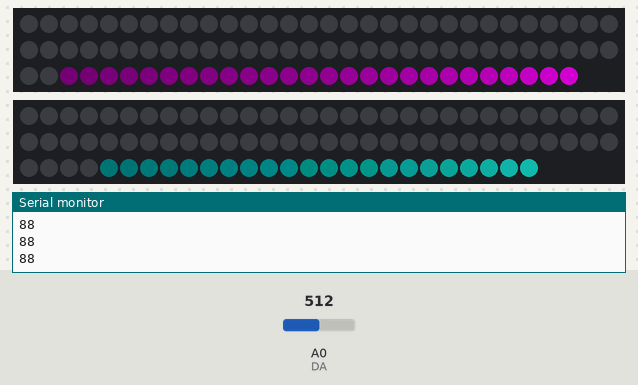
A sketch run on a simulated Arduino Uno, built with avr-gcc and run on an emulated ATmega328P. Parts: 88 RGB LEDs in strip order, left to right, continuing on the next row, 86 RGB LEDs in strip order, left to right, continuing on the next row, the last lines printed to the serial monitor. The test bench sets the inputs (shaded band); at power-on: A0 (DA) = 512. Dim RGB values are drawn brighter than linear; random numbers use the default seed unless the sketch sets one.

Above: at 2.7 s.
2.8 s: A0 (DA) set to 122
At 3.9 s:
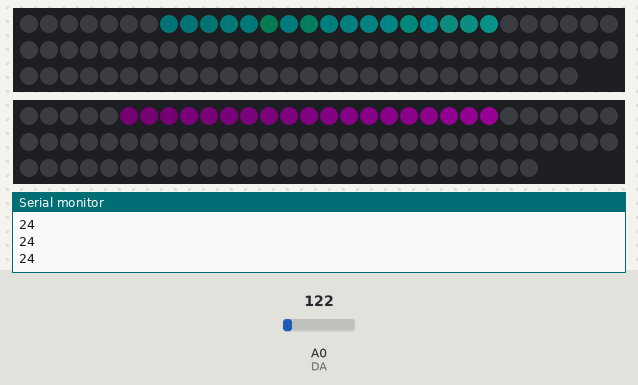
4.3 s: A0 (DA) set to 34
At 4.7 s:
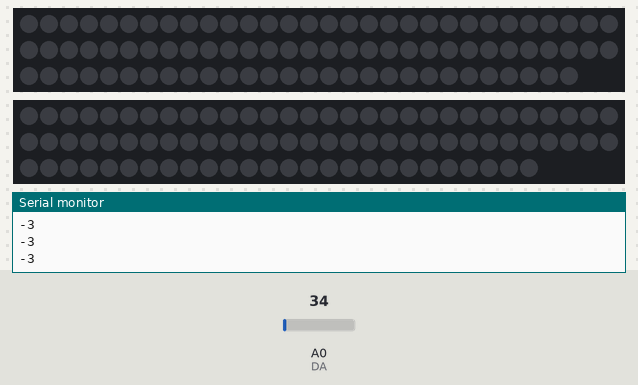
5.8 s: A0 (DA) set to 52
7.3 s: A0 (DA) set to 900
8.8 s: A0 (DA) set to 32
10.3 s: A0 (DA) set to 54
Timing chart, 0 to 12.8 s (numbered marks = the images above; inputs shaded):
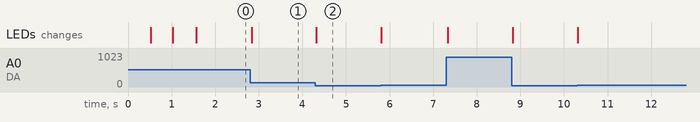

The sketch:

VibeTime.ino
```cpp
#include <FastLED.h>

#pragma region constants
#define LED_TYPE WS2812B
#define COLOR_ORDER GRB
int sensorvalue = 0;
float EMA_a = 0.6;
int EMA_S = 0;
int red = 0;
int green = 0;
int blue = 0;
int previous_value = 0;
#pragma endregion

#pragma region Variables
#define DATA_PIN 3
#define DATA_PIN2 4
#define NUM_LEDS 88
#define NUM_LEDS2 86
#define BRIGHTNESS 50
int DO = 2;    //Pin for Digital Output - DO
int DA = 0;    // Pin for Analog Output - AO
int trsh = 25; //Set minimum threshold for LED lit
#pragma endregion

#pragma region Strip Segments and Definitions
//strip1
#define limit1 44
#define limit2 42

CRGB strip1[NUM_LEDS];
CRGB strip2[NUM_LEDS2];
#pragma endregion

void setup()
{
    Serial.begin(38400);
    pinMode(2, INPUT);
    FastLED.addLeds<LED_TYPE, DATA_PIN, COLOR_ORDER>(strip1, NUM_LEDS).setCorrection(TypicalLEDStrip);
    FastLED.addLeds<LED_TYPE, DATA_PIN2, COLOR_ORDER>(strip2, NUM_LEDS2).setCorrection(TypicalLEDStrip);
    EMA_S = analogRead(DA);

#pragma region Color Initialization
    LEDS.showColor(CRGB(255, 0, 0));
    delay(500);
    LEDS.showColor(CRGB(0, 255, 0));
    delay(500);
    LEDS.showColor(CRGB(0, 0, 255));
    delay(500);
    LEDS.showColor(CRGB(0, 0, 0));
#pragma endregion
}

#pragma region Fading
void fadeall1()
{
    for (int i = (NUM_LEDS)-1; i >= 0; i--)
    {
        strip1[i].nscale8(220);
    }
}

void fadeall2()
{
    for (int i = (NUM_LEDS)-1; i >= 0; i--)
    {
        strip2[i].nscale8(220);
    }
}
#pragma endregion

void loop()
{
#pragma region maths
    sensorvalue = analogRead(DA); //Read the analog value
    EMA_S = (EMA_a * sensorvalue);

    int overtrsh = (EMA_S - trsh) >> 1;  //Divides by 2
    int overtrsh2 = (EMA_S - trsh) >> 1; //Divides by 2
    int avOvertrsh = (overtrsh + overtrsh2) >> 1;
    FastLED.setBrightness(avOvertrsh);
#pragma endregion

#pragma region Color Definitions and LED Limiters
    int color1 = random8(NUM_LEDS) + (69 * 0.2);
    int color2 = random8(NUM_LEDS + NUM_LEDS2);
    int color3 = random8(NUM_LEDS2) + (69 + 50);

    int color4 = random8(100) + (69 * 0.25);
    int color5 = random8() - (69 * 0.5);
    int color6 = random8(120);

    int color7 = random8(NUM_LEDS2);
    int color8 = random8(147);
    int color9 = random8(NUM_LEDS);

    if (overtrsh > NUM_LEDS)
    {
        overtrsh = NUM_LEDS;
    }
    if (overtrsh2 > NUM_LEDS2)
    {
        overtrsh2 = NUM_LEDS2;
    }
#pragma endregion

#pragma region Diagnosis
    Serial.println(overtrsh);
    // Serial.println(color3);
    // Serial.println(avOvertrsh);
    // Serial.println(EMA_S);
#pragma endregion

#pragma region Colors for Strip 1
    for (int i = 0; i < overtrsh && i < limit1; i++)
    {
        strip1[i] = CRGB(20, 201, 189);
        fadeall1();
    }
    for (int i = 44; i < overtrsh && i < NUM_LEDS; i++)
    {
        strip1[i] = CRGB::Fuchsia;
        fadeall1();
    }
    for (int i = NUM_LEDS - 1; i > overtrsh - 1 && i >= 0; i--)
    {
        strip1[i] = CRGB(0, 0, 0);
    }
#pragma endregion

#pragma region Colors for Strip2
    for (int i = 0; i < overtrsh2 && i < limit2; i++)
    {
        strip2[i] = CRGB::Fuchsia;
        fadeall2();
    }
    for (int i = 42; i < overtrsh && i < NUM_LEDS; i++)
    {
        strip2[i] = CRGB(20, 201, 189);
        fadeall2();
    }
    for (int i = NUM_LEDS - 1; i > overtrsh2 - 1 && i >= 0; i--)
    {
        strip2[i] = CRGB(0, 0, 0);
    }
#pragma endregion
    FastLED.show();
}
```

Measured:
- after the input at 2.8 s, the LEDs: change at once (image 1)
- after the input at 4.3 s, the LEDs: change at once (image 2)
